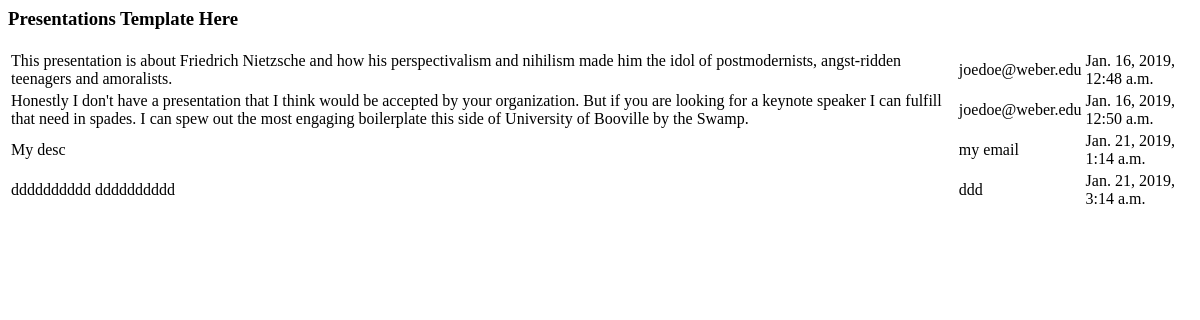
Page /u2/presentations/ on the earlier database version.
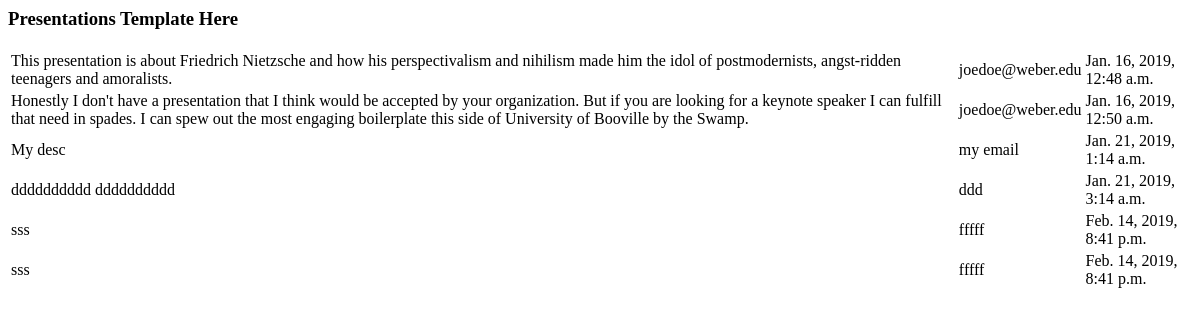
Same page on the later database version.
### u2/models.py (models this page shows, shortened)
class Presentation(models.Model):
    description = models.TextField(max_length=4000)
    email = models.TextField(max_length=250)
    created_at = models.DateTimeField(auto_now_add=True)

### u2/views.py (the view)
# urls.py: path('presentations/', views.presentations, name='all_presentations'),
def presentations(request):
    presentation_list = Presentation.objects.all()
    return render(request, 'u2/presentations.html', {'presentation_list': presentation_list})

### templates/u2/presentations.html
<h3>Presentations Template Here</h3>
<table>
{% for presentation in presentation_list %}
  <tr>
    <td>{{ presentation.description }}</td>
    <td>{{ presentation.email }}</td>
    <td>{{ presentation.created_at }}</td>
  </tr>
{% endfor %}
</table>

Differences in the rows shown:
added Presentation: description "sss", email "fffff", created_at "Feb. 14, 2019, 8:41 p.m."
added Presentation: description "sss", email "fffff", created_at "Feb. 14, 2019, 8:41 p.m."
